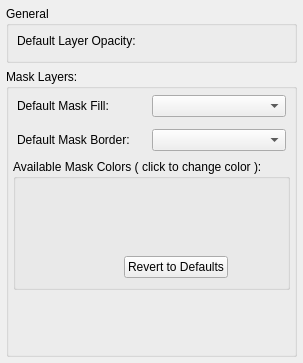
     <widget class="QWidget" name="tab_layers_">
      <attribute name="title">
       <string>Layers</string>
      </attribute>
      <layout class="QVBoxLayout" name="verticalLayout_9">
       <property name="margin">
        <number>6</number>
       </property>
       <item>
        <widget class="QGroupBox" name="general_layer_settings_">
         <property name="title">
          <string>General</string>
         </property>
         <layout class="QHBoxLayout" name="horizontalLayout_4">
          <property name="margin">
           <number>4</number>
          </property>
          <item>
           <widget class="QWidget" name="widget_5" native="true">
            <layout class="QVBoxLayout" name="verticalLayout_2">
             <property name="spacing">
              <number>4</number>
             </property>
             <property name="margin">
              <number>4</number>
             </property>
             <item>
              <widget class="QLabel" name="label_6">
               <property name="text">
                <string>Default Layer Opacity:</string>
               </property>
              </widget>
             </item>
             <item>
              <widget class="QtUtils::QtSliderDoubleCombo" name="opacity_adjuster_" native="true"/>
             </item>
            </layout>
           </widget>
          </item>
         </layout>
        </widget>
       </item>
       <item>
        <widget class="QGroupBox" name="mask_layer_settings_">
         <property name="title">
          <string>Mask Layers:</string>
         </property>
         <property name="alignment">
          <set>Qt::AlignLeading|Qt::AlignLeft|Qt::AlignTop</set>
         </property>
         <layout class="QVBoxLayout" name="verticalLayout_8">
          <property name="spacing">
           <number>4</number>
          </property>
          <property name="leftMargin">
           <number>4</number>
          </property>
          <property name="topMargin">
           <number>2</number>
          </property>
          <property name="rightMargin">
           <number>4</number>
          </property>
          <property name="bottomMargin">
           <number>4</number>
          </property>
          <item>
           <widget class="QWidget" name="widget_6" native="true">
            <property name="sizePolicy">
             <sizepolicy hsizetype="Preferred" vsizetype="Fixed">
              <horstretch>0</horstretch>
              <verstretch>0</verstretch>
             </sizepolicy>
            </property>
            <property name="maximumSize">
             <size>
              <width>16777215</width>
              <height>36</height>
             </size>
            </property>
            <layout class="QHBoxLayout" name="horizontalLayout_5" stretch="1,1">
             <property name="spacing">
              <number>0</number>
             </property>
             <property name="margin">
              <number>4</number>
             </property>
             <item>
              <widget class="QLabel" name="label_4">
               <property name="text">
                <string>Default Mask Fill:</string>
               </property>
              </widget>
             </item>
             <item>
              <widget class="QComboBox" name="mask_fill_combobox_">
               <property name="focusPolicy">
                <enum>Qt::ClickFocus</enum>
               </property>
              </widget>
             </item>
            </layout>
           </widget>
          </item>
          <item>
           <widget class="QWidget" name="widget_7" native="true">
            <property name="sizePolicy">
             <sizepolicy hsizetype="Preferred" vsizetype="Fixed">
              <horstretch>0</horstretch>
              <verstretch>0</verstretch>
             </sizepolicy>
            </property>
            <property name="maximumSize">
             <size>
              <width>16777215</width>
              <height>36</height>
             </size>
            </property>
            <layout class="QHBoxLayout" name="horizontalLayout_6" stretch="1,1">
             <property name="spacing">
              <number>0</number>
             </property>
             <property name="margin">
              <number>4</number>
             </property>
             <item>
              <widget class="QLabel" name="label_5">
               <property name="text">
                <string>Default Mask Border:</string>
               </property>
              </widget>
             </item>
             <item>
              <widget class="QComboBox" name="mask_border_combobox_">
               <property name="focusPolicy">
                <enum>Qt::ClickFocus</enum>
               </property>
              </widget>
             </item>
            </layout>
           </widget>
          </item>
          <item>
           <widget class="QGroupBox" name="groupBox">
            <property name="sizePolicy">
             <sizepolicy hsizetype="Preferred" vsizetype="Fixed">
              <horstretch>0</horstretch>
              <verstretch>0</verstretch>
             </sizepolicy>
            </property>
            <property name="title">
             <string>Available Mask Colors ( click to change color ):</string>
            </property>
            <layout class="QVBoxLayout" name="verticalLayout_3">
             <property name="spacing">
              <number>2</number>
             </property>
             <property name="leftMargin">
              <number>4</number>
             </property>
             <property name="topMargin">
              <number>4</number>
             </property>
             <property name="rightMargin">
              <number>4</number>
             </property>
             <property name="bottomMargin">
              <number>0</number>
             </property>
             <item>
              <widget class="QWidget" name="widget_12" native="true">
               <property name="minimumSize">
                <size>
                 <width>0</width>
                 <height>60</height>
                </size>
               </property>
               <layout class="QHBoxLayout" name="color_h_layout_">
                <property name="margin">
                 <number>4</number>
                </property>
               </layout>
              </widget>
             </item>
             <item>
              <widget class="QWidget" name="widget_11" native="true">
               <property name="sizePolicy">
                <sizepolicy hsizetype="Preferred" vsizetype="Fixed">
                 <horstretch>0</horstretch>
                 <verstretch>0</verstretch>
                </sizepolicy>
               </property>
               <property name="minimumSize">
                <size>
                 <width>0</width>
                 <height>0</height>
                </size>
               </property>
               <layout class="QVBoxLayout" name="color_widget_picker_layout_">
                <property name="spacing">
                 <number>0</number>
                </property>
                <property name="margin">
                 <number>0</number>
                </property>
               </layout>
              </widget>
             </item>
             <item>
              <widget class="QWidget" name="widget_10" native="true">
               <property name="sizePolicy">
                <sizepolicy hsizetype="Preferred" vsizetype="Preferred">
                 <horstretch>0</horstretch>
                 <verstretch>0</verstretch>
                </sizepolicy>
               </property>
               <property name="minimumSize">
                <size>
                 <width>0</width>
                 <height>40</height>
                </size>
               </property>
               <layout class="QHBoxLayout" name="horizontalLayout_10">
                <property name="spacing">
                 <number>0</number>
                </property>
                <property name="margin">
                 <number>4</number>
                </property>
                <item>
                 <spacer name="horizontalSpacer_2">
                  <property name="orientation">
                   <enum>Qt::Horizontal</enum>
                  </property>
                  <property name="sizeHint" stdset="0">
                   <size>
                    <width>100</width>
                    <height>20</height>
                   </size>
                  </property>
                 </spacer>
                </item>
                <item>
                 <widget class="QPushButton" name="revert_to_defaults_button_">
                  <property name="sizePolicy">
                   <sizepolicy hsizetype="Fixed" vsizetype="Fixed">
                    <horstretch>0</horstretch>
                    <verstretch>0</verstretch>
                   </sizepolicy>
                  </property>
                  <property name="focusPolicy">
                   <enum>Qt::ClickFocus</enum>
                  </property>
                  <property name="text">
                   <string>Revert to Defaults</string>
                  </property>
                 </widget>
                </item>
                <item>
                 <spacer name="horizontalSpacer_6">
                  <property name="orientation">
                   <enum>Qt::Horizontal</enum>
                  </property>
                  <property name="sizeHint" stdset="0">
                   <size>
                    <width>40</width>
                    <height>20</height>
                   </size>
                  </property>
                 </spacer>
                </item>
               </layout>
              </widget>
             </item>
            </layout>
           </widget>
          </item>
          <item>
           <spacer name="verticalSpacer">
            <property name="orientation">
             <enum>Qt::Vertical</enum>
            </property>
            <property name="sizeHint" stdset="0">
             <size>
              <width>20</width>
              <height>60</height>
             </size>
            </property>
           </spacer>
          </item>
         </layout>
        </widget>
       </item>
      </layout>
     </widget>
